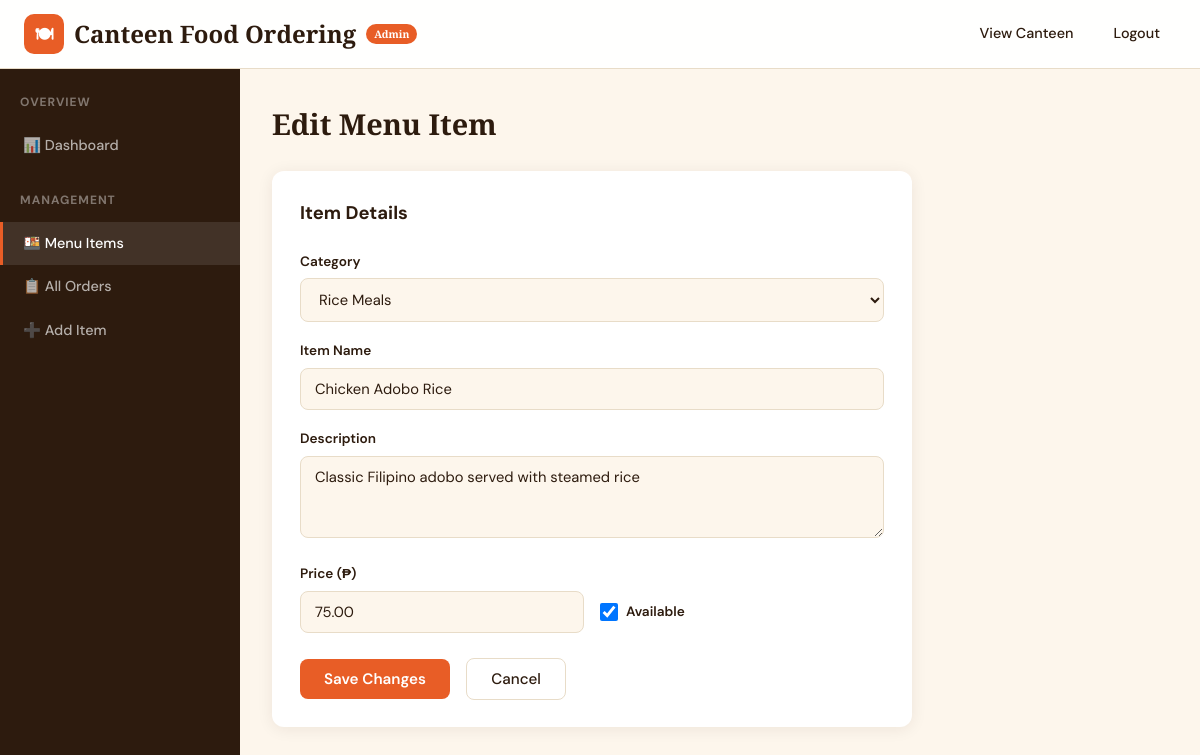
Page /COS/admin/edit-item.php?id=1 (signed in) on the committed database.
### tables this page shows
CREATE TABLE `menu_items` (
  `id` int(11) NOT NULL,
  `category_id` int(11) NOT NULL,
  `name` varchar(100) NOT NULL,
  `description` text DEFAULT '',
  `price` decimal(10,2) NOT NULL,
  `image` varchar(255) DEFAULT 'default-food.jpg',
  `is_available` tinyint(1) DEFAULT 1,
  `created_at` timestamp NOT NULL DEFAULT current_timestamp()
);

CREATE TABLE `categories` (
  `id` int(11) NOT NULL,
  `name` varchar(50) NOT NULL,
  `icon` varchar(50) DEFAULT ''
);

### COS/config.php (called while the page is built, shortened)
<?php
function sanitize($str) {
    return htmlspecialchars(trim($str), ENT_QUOTES, 'UTF-8');
}
?>

### COS/admin/edit-item.php (the view, shortened to what this page needs)
<?php
require_once '../config.php';
 $id = (int)($_GET['id'] ?? 0);
 $stmt = $pdo->prepare("SELECT * FROM menu_items WHERE id = ?");
 $stmt->execute([$id]);
 $item = $stmt->fetch();
 $categories = $pdo->query("SELECT * FROM categories ORDER BY name")->fetchAll();
?>
<!DOCTYPE html>
<html lang="en">
<head>
    <link rel="stylesheet" href="../assets/style.css">
    <link rel="stylesheet" href="../assets/admin.css">
</head>
<body>
<nav class="navbar">
    <div class="nav-inner">
        <a href="dashboard.php" class="nav-brand">
            <div class="nav-brand-icon">🍽</div> Canteen Food Ordering
            <span style="font-size:0.65rem;background:var(--accent);color:#fff;padding:2px 8px;border-radius:50px;">Admin</span>
        </a>
        <ul class="nav-links">
            <li><a href="../index.php">View Canteen</a></li>
            <li><a href="logout.php">Logout</a></li>
        </ul>
    </div>
</nav>
<div class="admin-layout">
    <aside class="admin-sidebar">
        <h3>Overview</h3>
        <a href="dashboard.php">📊 Dashboard</a>
        <h3>Management</h3>
        <a href="manage-menu.php" class="active">🍱 Menu Items</a>
        <a href="orders.php">📋 All Orders</a>
        <a href="add-item.php">➕ Add Item</a>
    </aside>
    <main class="admin-content">
        <h1 style="font-family:var(--font-display);font-size:1.8rem;margin-bottom:24px;">Edit Menu Item</h1>
        <div class="admin-form-card">
            <h3>Item Details</h3>
            <form method="POST" action="">
                <div class="form-group">
                    <label for="category_id">Category</label>
                    <select id="category_id" name="category_id" required>
                        <?php foreach ($categories as $c): ?>
                        <option value="<?= $c['id'] ?>" <?= ($item['category_id'] == $c['id']) ? 'selected' : '' ?>><?= sanitize($c['name']) ?></option>
                        <?php endforeach; ?>
                    </select>
                </div>
                <div class="form-group">
                    <label for="name">Item Name</label>
                    <input type="text" id="name" name="name" value="<?= sanitize($item['name']) ?>" required>
                </div>
                <div class="form-group">
                    <label for="description">Description</label>
                    <textarea id="description" name="description" rows="3"><?= sanitize($item['description']) ?></textarea>
                </div>
                <div class="admin-form-row">
                    <div class="form-group">
                        <label for="price">Price (₱)</label>
                        <input type="number" id="price" name="price" step="0.01" min="0.01" value="<?= $item['price'] ?>" required>
                    </div>
                    <div class="form-group" style="display:flex;align-items:flex-end;padding-bottom:4px;">
                        <label style="display:flex;align-items:center;gap:8px;cursor:pointer;">
                            <input type="checkbox" name="is_available" value="1" <?= $item['is_available'] ? 'checked' : '' ?> style="width:18px;height:18px;">
                            Available
                        </label>
                    </div>
                </div>
                <button type="submit" class="btn-primary" style="margin-top:8px;">Save Changes</button>
                <a href="manage-menu.php" class="btn-secondary" style="margin-left:12px;">Cancel</a>
            </form>
        </div>
    </main>
</div>
</body>
</html>

### COS/assets/style.css (style rules this page uses)
*, *::before, *::after { margin: 0; padding: 0; box-sizing: border-box; }
:root { --bg: #FDF6EC; --fg: #2D1B0E; --muted: #8B7355; --accent: #E85D26; --accent-dark: #C44A1A; --accent-light: #FFF0E9; --card: #FFFFFF; --border: #E8DCC8; --success: #2D8F4E; --danger: #D63031; --warning: #F39C12; --shadow: 0 2px 16px rgba(45, 27, 14, 0.08); --shadow-lg: 0 8px 32px rgba(45, 27, 14, 0.12); --radius: 12px; --radius-sm: 8px; --font-body: 'DM Sans', sans-serif; --font-display: 'Playfair Display', serif; }
html { scroll-behavior: smooth; }
body { font-family: var(--font-body); background: var(--bg); color: var(--fg); line-height: 1.6; min-height: 100vh; }
a { color: var(--accent); text-decoration: none; transition: color 0.2s; }
.navbar { background: var(--card); border-bottom: 1px solid var(--border); position: sticky; top: 0; z-index: 100; backdrop-filter: blur(10px); background: rgba(255,255,255,0.92); }
.nav-inner { max-width: 1200px; margin: 0 auto; padding: 0 24px; height: 68px; display: flex; align-items: center; justify-content: space-between; }
.nav-brand { display: flex; align-items: center; gap: 10px; font-family: var(--font-display); font-size: 1.5rem; font-weight: 900; color: var(--fg); }
.nav-brand-icon { width: 40px; height: 40px; background: var(--accent); border-radius: 10px; display: flex; align-items: center; justify-content: center; color: #fff; font-size: 1.1rem; }
.nav-links { display: flex; align-items: center; gap: 8px; list-style: none; }
.nav-links a, .nav-links button { display: inline-flex; align-items: center; gap: 6px; padding: 8px 16px; border-radius: var(--radius-sm); font-size: 0.9rem; font-weight: 500; color: var(--fg); background: transparent; border: none; cursor: pointer; font-family: inherit; transition: background 0.2s, color 0.2s; }
.btn-primary { background: var(--accent); color: #fff; border: none; padding: 10px 24px; border-radius: var(--radius-sm); font-size: 0.95rem; font-weight: 600; cursor: pointer; font-family: inherit; transition: background 0.2s, transform 0.15s; display: inline-flex; align-items: center; gap: 8px; }
.btn-secondary { background: var(--card); color: var(--fg); border: 1.5px solid var(--border); padding: 10px 24px; border-radius: var(--radius-sm); font-size: 0.95rem; font-weight: 500; cursor: pointer; font-family: inherit; transition: all 0.2s; }
.form-group { margin-bottom: 18px; }
.form-group label { display: block; font-size: 0.85rem; font-weight: 600; margin-bottom: 6px; color: var(--fg); }
.form-group input, .form-group select, .form-group textarea { width: 100%; padding: 10px 14px; border: 1.5px solid var(--border); border-radius: var(--radius-sm); font-size: 0.92rem; font-family: inherit; color: var(--fg); background: var(--bg); transition: border-color 0.2s; outline: none; }

### COS/assets/admin.css (style rules this page uses)
.admin-layout { display: grid; grid-template-columns: 240px 1fr; min-height: calc(100vh - 68px); }
.admin-sidebar { background: var(--fg); color: #fff; padding: 24px 0; }
.admin-sidebar h3 { padding: 0 20px; font-size: 0.75rem; text-transform: uppercase; letter-spacing: 1px; color: rgba(255,255,255,0.4); margin-bottom: 12px; margin-top: 24px; }
.admin-sidebar h3:first-child { margin-top: 0; }
.admin-sidebar a { display: flex; align-items: center; gap: 10px; padding: 10px 20px; color: rgba(255,255,255,0.65); font-size: 0.9rem; font-weight: 500; transition: all 0.2s; border-left: 3px solid transparent; }
.admin-sidebar a.active { color: #fff; background: rgba(255,255,255,0.1); border-left-color: var(--accent); }
.admin-content { padding: 32px; background: var(--bg); }
.admin-form-card { background: var(--card); border-radius: var(--radius); box-shadow: var(--shadow); padding: 28px; max-width: 640px; }
.admin-form-card h3 { margin-bottom: 22px; font-size: 1.15rem; }
.admin-form-row { display: grid; grid-template-columns: 1fr 1fr; gap: 16px; }

### rows in the picture
menu_items: category_id "Rice Meals", name "Chicken Adobo Rice", description "Classic Filipino adobo served with steamed rice", price "75.00", is_available "☑"
